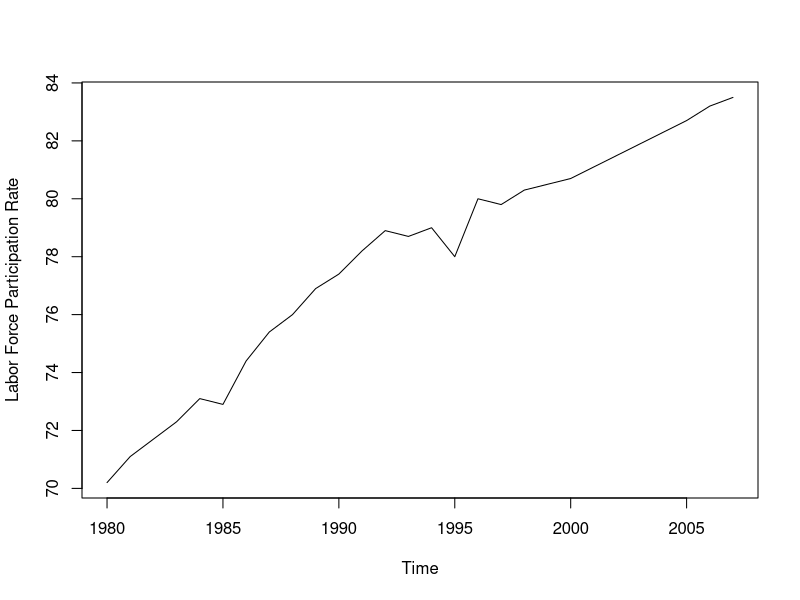
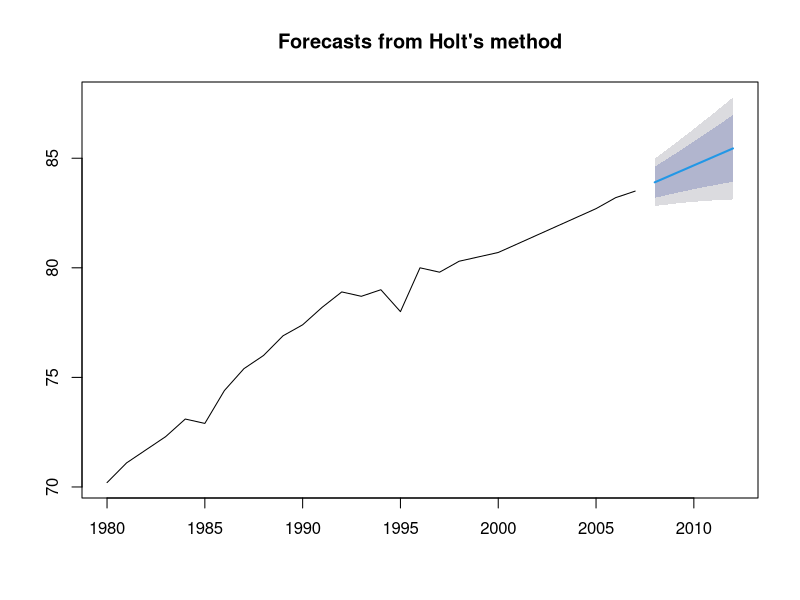
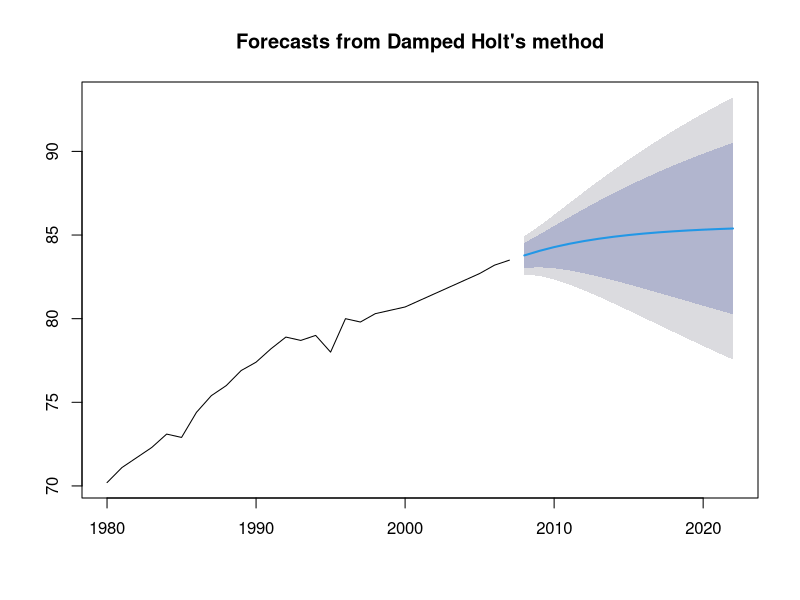
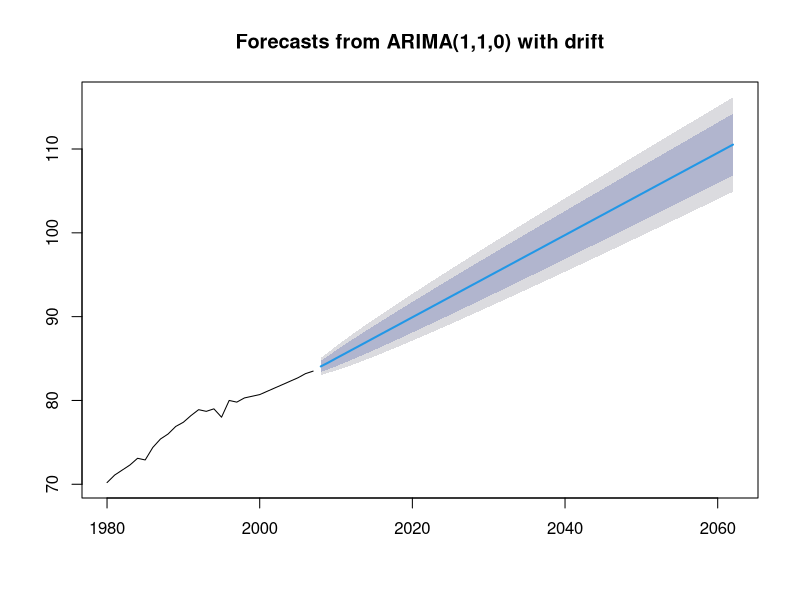
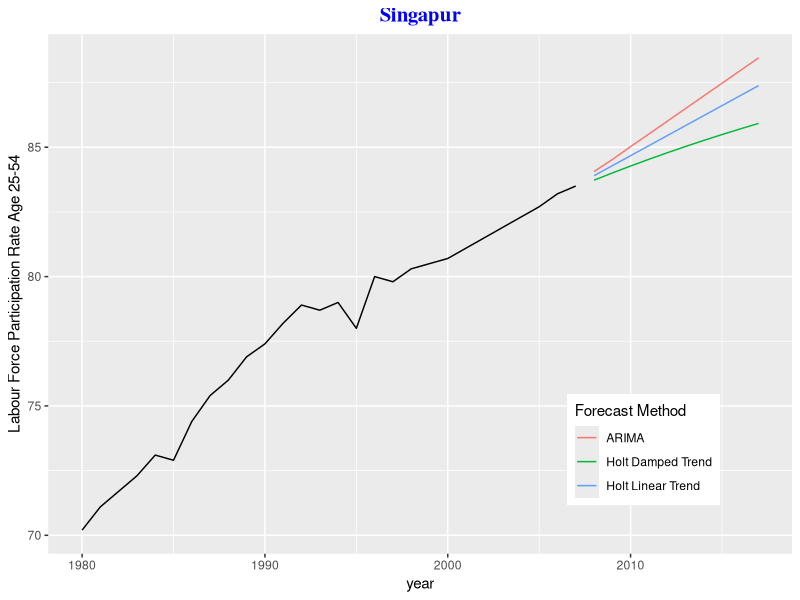

Write R code to recreate these figures, in order.
## ---- chunk 1
singapur <- c(70.19999695,	71.09999847,	71.69999695,	72.30000305,	73.09999847,	72.90000153,	74.40000153,	75.40000153,	76,	76.90000153,	77.40000153,	78.19999695,	78.90000153,	78.69999695,	79,	78,	80,	79.80000305,	80.30000305,	80.5,	80.69999695,	81.09999847,	81.5,	81.90000153,	82.30000305,	82.69999695,	83.19999695,	83.5)

# Convert to time series
singapur <- ts(singapur, start = 1980)
plot(singapur, ylab = "Labor Force Participation Rate")

## ---- chunk 2
library(forecast)
holttrend = holt(singapur, h = 5) # forecast 5 years
summary(holttrend)
plot(holttrend)

## ---- chunk 3
plot(holt(singapur, h = 15, damped = TRUE, phi = 0.85)) # damped

## ---- chunk 4
singapurarima <- auto.arima(singapur)
summary(singapur)
plot(forecast(singapurarima, h = 55))

## ---- chunk 5
holttrend <- holt(singapur, h = 10)
holtdamped <- holt(singapur, h = 10, damped = TRUE)
arimafore <- forecast(auto.arima(singapur), h = 10)

library(ggplot2)
autoplot(singapur) +
  forecast::autolayer(holttrend$mean, series = "Holt Linear Trend") +
  forecast::autolayer(holtdamped$mean, series = "Holt Damped Trend") +
  forecast::autolayer(arimafore$mean, series = "ARIMA") +
  xlab("year") + ylab("Labour Force Participation Rate Age 25-54") + 
  guides(colour=guide_legend(title="Forecast Method")) + theme(legend.position = c(0.8, 0.2)) +
  ggtitle("Singapur") + theme(plot.title=element_text(family="Times", hjust = 0.5, color = "blue", face="bold", size=15))

